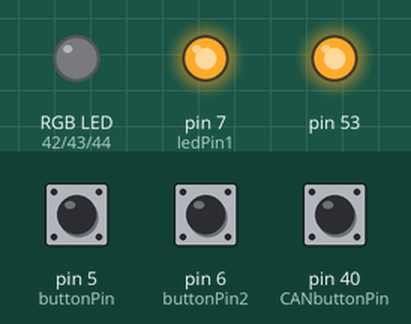
Recording of a sketch running on a simulated Arduino Mega 2560, built with avr-gcc and run on an emulated ATmega2560. Parts: an RGB LED mixed from three pins (HIGH = lit), output pins drawn as LEDs (lit = HIGH). The inputs (shaded band) are chosen by the test bench; at power-on: pin 5 (buttonPin) HIGH, pin 6 (buttonPin2) HIGH, pin 40 (CANbuttonPin) HIGH. Random numbers use the default seed unless the sketch sets one; pins used as bus, display or sensor lines are not drawn; what the sketch prints to the serial monitor is not drawn.

Above: at 0.1 s.
At 6.2 s:
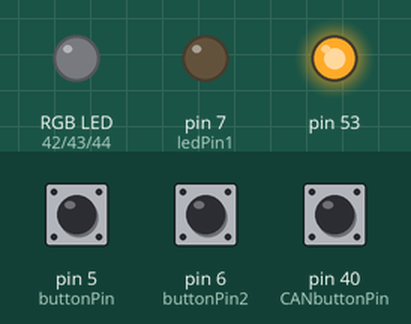
6.3 s: pin 5 (buttonPin) pulled LOW for 0.15 s
8.5 s: pin 6 (buttonPin2) pulled LOW for 0.15 s
10.1 s: pin 40 (CANbuttonPin) pulled LOW for 0.15 s
11.7 s: pin 40 (CANbuttonPin) pulled LOW for 3.2 s
16.4 s: pin 5 (buttonPin) driven LOW and pin 6 (buttonPin2) driven LOW
Timing chart, 0 to 18.9 s (numbered marks = the images above; inputs shaded):
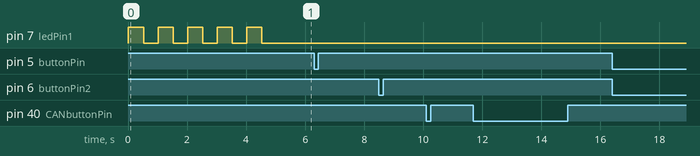

Measured:
- after the input at 6.3 s, every drawn part: stays the same
- after the input at 8.5 s, every drawn part: stays the same
- after the input at 10.1 s, every drawn part: stays the same
- after the input at 11.7 s, every drawn part: stays the same
- after the input at 16.4 s, every drawn part: stays the same

The sketch:

CAN_LIN_gateway.ino
```cpp
/////////////////////////////////////////// CAN BUS DECLARATIONS/////////////////////////////////////////
#include <SPI.h> // include the SPI library
#include <mcp2515.h> // include the CAN library

struct can_frame canMsg;
MCP2515 mcp2515(53); // CS pin is connected to digital pin 53

const int CANbuttonPin = 40; // pushbutton is connected to digital pin 40

const int RED_PIN = 42; // Arduino pin connected to the red pin on the RGB LED
const int GREEN_PIN = 43; // Arduino pin connected to the green pin on the RGB LED
const int BLUE_PIN = 44; // Arduino pin connected to the blue pin on the RGB LED


//////////////////////////////////////////// LIN BUS DELCARATIONS/////////////////////////////////////////
const int CS = 4; // MCP2003 CS pin
const int buttonPin = 5; // button1 pin
const int buttonPin2 = 6; // button2 pin
const int ledPin1 = 7; // LED1 pin

//declare variables/ constants/ etc
char inByte[9]; // array to store the received data (1Sync, 1ID, 8data, 1checksum)

//declary FACTORY possible counter start positions
const int counter_array[5] = {0x00, 0x10, 0x20, 0x30, 0x40}; // stored counter start points
int start_counter; //global variable to store the counter start point - once definied

//buttons logic
const unsigned long debounceDelay = 50; // 50ms debounce delay
int buttonState = HIGH;
int lastButtonState = HIGH;
int buttonState2 = HIGH;
int lastButtonState2 = HIGH;

unsigned long lastDebounceTime = 0;

unsigned long previousMillis = 0;  // will store the last time the temperature was requested
const long interval = 2000;  // interval at which to request temperature (milliseconds)

void setup() {
    Serial.begin(9600); // initialize serial communication
    SPI.begin(); // initialize SPI communication

/////////////////////////////////////////// CAN BUS SETUP ///////////////////////////////////////////

    mcp2515.reset();
    mcp2515.setBitrate(CAN_500KBPS, MCP_8MHZ); // set CAN baud rate to 500 kbps (CLASS C CAN NETWORK (High Speed CAN > 125kbp/s)) and Clock 8MHz
    mcp2515.setNormalMode();

    pinMode(CANbuttonPin, INPUT_PULLUP); // set pin as input and enable pull-up resistor

    pinMode(RED_PIN, OUTPUT);
    pinMode(GREEN_PIN, OUTPUT);
    pinMode(BLUE_PIN, OUTPUT);

/////////////////////////////////////////// LIN BUS SETUP ///////////////////////////////////////////

    pinMode(buttonPin, INPUT_PULLUP);
    pinMode(buttonPin2, INPUT_PULLUP);
    pinMode(ledPin1, OUTPUT);

    pinMode(CS, OUTPUT); // set CS pin as output
    digitalWrite(CS, HIGH); // set CS pin to HIGH -> activating MCP2003 (ready mode)
    digitalWrite(ledPin1, HIGH); // turn LED1 on

    // Initialize the random num gen, using analogue pin 0 as a seed for entropy
    randomSeed(analogRead(0));
    //counter initilisation mechanism
    int randomIndex = random(5); // random number between 0 and 4, since there are 5 possible counter start points

    Serial.write(0x55); // send sync byte (01010101) to LIN bus -> would be interpreted by HW
    Serial.write(0x3B); // 0x3B is ID for MASTER counter sync init -> sending this ID forces the SLAVES to receive the counter start point
    for (int i = 0; i < 8; i++) {
        if (i == 0) {
            Serial.write(randomIndex); // send random counter start point to LIN bus
        } else {
            Serial.write(0x00); // padding
        }
    }

    // Access a random element from the array
    int start_counter = counter_array[randomIndex];

    delay(25); // wait for 25ms
    // Flash the LED randomIndex times
    for (int i = 0; i <= randomIndex; i++) {
        digitalWrite(ledPin1, HIGH); // turn LED1 on
        delay(500); // wait for 500ms
        digitalWrite(ledPin1, LOW); // turn LED1 off
        delay(500); // wait for 500ms before next flash
    }

    previousMillis = millis();  // initialize previousMillis

    digitalWrite(ledPin1, LOW); // ensure LED1 is off at the end of setup phase
}

///////////////////////// MASTER TRANSMIT FUNCTIONS //////////////////////////

//function for when transmitting data over LIN (primarlily used for the debug/ test button)
void master_transmit_data(byte id, byte data[], int dataSize){
    Serial.write(0x55); // send sync byte to LIN bus (01010101)
    Serial.write(id); // send ID to LIN bus
    if (dataSize > 0) { // only send data if arraySize is greater than 0
        for (int i = 0; i < 8; i++) { // loop through each byte in data
            if (i < dataSize && data[i] != 0x00) { // if data is not blank
                Serial.write(data[i]); // send DATA to LIN bus
            } else {
                Serial.write(0x00); // send padding byte
            }
        }
    }
}

// function for standard LIN operation, transmits sync and ID, no data -> slave(s) would respond accordingly
void master_transmit(byte id){
    Serial.write(0x55); // send sync byte to LIN bus (01010101)
    Serial.write(id); // send ID to LIN bus
}

///////////////////////// BUTTON HANDLING FUNCTIONS //////////////////////////

// Function to handle button debounce
bool debounceButton(int buttonPin, int &buttonState, int &lastButtonState, unsigned long &lastDebounceTime) {
    int reading = digitalRead(buttonPin);
    if (reading != lastButtonState) {
        lastDebounceTime = millis();
    }
    if ((millis() - lastDebounceTime) > debounceDelay) {
        if (reading != buttonState) {
            buttonState = reading;
            return true;
        }
    }
    lastButtonState = reading;
    return false;
}

// Function to handle button press with data
void handleButton(int buttonPin, int &buttonState, int &lastButtonState, unsigned long &lastDebounceTime, byte id, byte data[], int dataSize) {
    if (debounceButton(buttonPin, buttonState, lastButtonState, lastDebounceTime) && buttonState == LOW) {
        master_transmit_data(id, data, dataSize);
    }
}

// Overloaded function to handle button press without data
void handleButton(int buttonPin, int &buttonState, int &lastButtonState, unsigned long &lastDebounceTime, byte id) {
    if (debounceButton(buttonPin, buttonState, lastButtonState, lastDebounceTime) && buttonState == LOW) {
        master_transmit(id);
    }
}

///////////////////////////// MASTER LISTENING FUNCTION ///////////////////////////////

// returns true if checksum is validated
bool master_validate_checksum(byte data[], int dataSize){
    byte checksum = 0; // initialize checksum
    for (int i = 0; i < dataSize - 1; i++) { // loop through each byte in data, except the last one
        checksum += data[i]; // add to checksum
    }
    // Calculate checksum: invert the 8-bit sum of all bytes
    checksum = ~checksum;

    // Compare calculated checksum with received checksum
    if (checksum == data[dataSize - 1]) {
        // Checksum is correct, data is valid
        return true;
    } else {
        // Checksum is incorrect, data is invalid
        return false;
    }
}

void master_listen(){

    if (Serial.available() >= 1) { /// changin this from 2 to 1 -> allows for odd num  of bytes
        Serial.readBytes(inByte,1);
        switch (inByte[0]){
            case 0x55: // if the sync is detected, the next must be the ID
                Serial.readBytes(inByte,1);
                switch (inByte[0]) {
                    case 0x02: // if ID is 0x02 -> itself in this case
                        Serial.readBytes(inByte,9); // or changing it to read 9 bytes... ONLY ON MASTER

                        // if master_validate_checksum function returns true (passing the inByte array and its size as arguments)
                        // sending the DATA and the CHECKSUM (8 bytes of data, 1 checksum byte)
                        if (master_validate_checksum(inByte, 9)) {
                            // do this, if true (if the checksum is correct)
                            digitalWrite(ledPin1, HIGH);
                            //delay(500);
                            digitalWrite(ledPin1, LOW);

                        // Print the inByte array's contents in hexadecimal format
                        for (int i = 0; i < 9; i++) {
                            Serial.print(inByte[i], HEX);
                            Serial.print(" "); // optional: print a space for readability
                        }
                        Serial.println(); // print a newline for readability
                        }

                        float temp, humidity;

                        // Copy the first 4 bytes from inByte to temp
                        memcpy(&temp, inByte, 4);

                        // Copy the next 4 bytes from inByte to humidity
                        memcpy(&humidity, inByte + 4, 4);

                        // Print the temperature and humidity (debugging purposes)
                        Serial.print("Temperature: ");
                        Serial.println(temp);
                        Serial.print("Humidity: ");
                        Serial.println(humidity);

                        // to send over CAN
                        byte CANdata[8]; // array to store the data to be sent over CAN

                        memcpy(CANdata, &temp, 4); // copy the temperature to the first 4 bytes of CANdata
                        memcpy(CANdata + 4, &humidity, 4); // copy the humidity to the next 4 bytes of CANdata

                        //setup can message structure
                        canMsg.can_id  = 0xAB; // CAN id of the message
                        canMsg.can_dlc = 8; // Data length of the message
                        memcpy(canMsg.data, CANdata, 8); // Copy the data into the CAN message

                        mcp2515.sendMessage(&canMsg); // Send CAN message

                        // Print the CAN message to the serial monitor (debugging purposes)
                        Serial.print("CAN message sent: ID = 0x");
                        Serial.print(canMsg.can_id, HEX);
                        Serial.print(", Data = 0x");
                        for (int i = 0; i < canMsg.can_dlc; i++) {
                            Serial.print(canMsg.data[i], HEX);
                        }
                        Serial.println();
                        break;
                break;
        }
    }
}}


void loop() {

    //scheduling table consists of the temp and humidity request every 2 seconds

    /////////// LIN BUS ///////////

    unsigned long currentMillis = millis();

    if (currentMillis - previousMillis >= interval) {
        // save the last time the temperature was requested
        previousMillis = currentMillis;

        // request temperature by sending 0x02 as the ID
        master_transmit(0x02);
    }

    byte id = 0x01; //id
    byte data[] = {0x10, 0x11, 0x12}; //data
    int dataSize = sizeof(data);
    handleButton(buttonPin, buttonState, lastButtonState, lastDebounceTime, id, data, dataSize);

    byte id3 = 0x03;
    handleButton(buttonPin2, buttonState2, lastButtonState2, lastDebounceTime, id3);

    master_listen(); // listen for response -> function performs required action

    /////////// CAN BUS ///////////

    // this is the debug/ test button for comms
    if (digitalRead(CANbuttonPin) == LOW) { // If button is pressed
        Serial.println("Button pressed."); // Print a message to the serial monitor

        canMsg.can_id  = 0x0F; // CAN id of the message
        canMsg.can_dlc = 8; // Data length of the message
        canMsg.data[0] = 0x01; // Data to be sent
        mcp2515.sendMessage(&canMsg); // Send CAN message

        // Print the CAN message to the serial monitor
        Serial.print("CAN message sent: ID = 0x");
        Serial.print(canMsg.can_id, HEX);
        Serial.print(", Data = 0x");
        for (int i = 0; i < canMsg.can_dlc; i++) {
        Serial.print(canMsg.data[i], HEX);
        }
        Serial.println();

        delay(1000); // Delay to debounce the button
  }


    if (mcp2515.readMessage(&canMsg) == MCP2515::ERROR_OK) { // If a CAN message is received
        Serial.print("Received CAN message with ID: 0x");
        Serial.print(canMsg.can_id, HEX);
        Serial.print(", Data: 0x");
        for (int i = 0; i < canMsg.can_dlc; i++) {
            if (canMsg.data[i] < 0x10) { // Print leading zero for single-digit hex values
                Serial.print('0');
            }
            Serial.print(canMsg.data[i], HEX);
        }
        Serial.println();

        if (canMsg.can_id == 0xAA && canMsg.can_dlc >= 2) { // Check if the message has the correct ID and data length
            int distance = (canMsg.data[0] << 8) | canMsg.data[1]; // Combine the high and low bytes into the distance value
            Serial.print("Distance = ");
            Serial.println(distance);

            // perform actions based on distance measurement
            if (distance < 15) {
                // send LIN command to toggle (blindspot monitoring) LED
                master_transmit(0x03); // send LIN command to turn on LED

                //debugging lights purposes
                analogWrite(RED_PIN, 255);
                analogWrite(GREEN_PIN, 0);
                analogWrite(BLUE_PIN, 0);
            } else {
                // send LIN command to toggle (blindspot monitoring) LED
                master_transmit(0x04); // send LIN command to turn off LED

                //debugging lights purposes
                analogWrite(RED_PIN, 0);
                analogWrite(GREEN_PIN, 50);
                analogWrite(BLUE_PIN, 0);
            }
        }
    }
}
```
